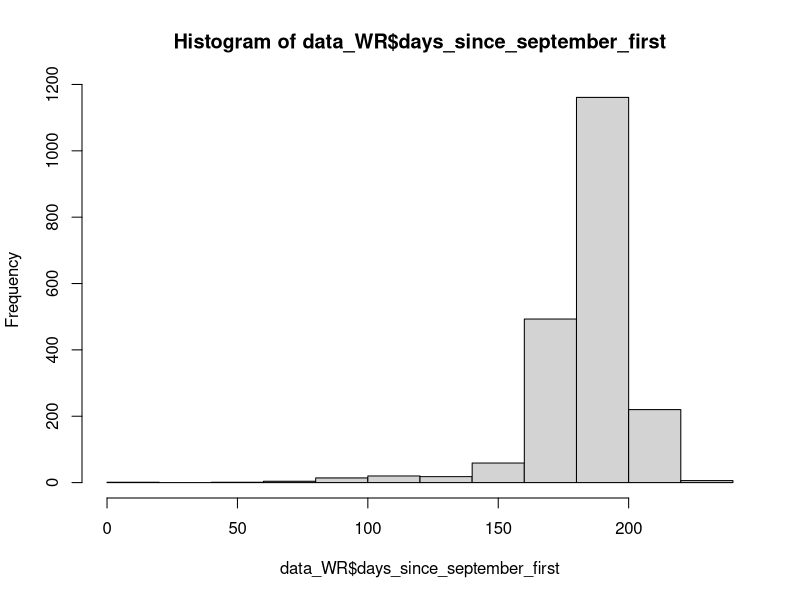

Write R code to recreate this figure. (Note: this script raises an error after producing the figure.)
setwd("~/GitHub/2023_OMR_PA_Salmon_Genetics")

library(tidyverse)
library(lubridate)

data_WR<-read_csv("output/Paired_Genetic_Data_Loss_Comparison_2023-01-17.csv")

str(data_WR)

data_WR <- data_WR %>% mutate(september_year = ifelse(month(SampleDate)>8,year(SampleDate),year(SampleDate)-1)) %>%
  mutate(september_first_last_year = as.Date(paste(september_year, "09", "01", sep = "-"))) %>%
  mutate(days_since_september_first=as.numeric(SampleDate - september_first_last_year))

data_WR_sum<- data.frame(quantile = scales::percent(c(0, 0.05, 0.1, 0.9, 0.95, 1.0)),
            date = quantile(data_WR$days_since_september_first, c(0, 0.05, 0.1, 0.9, 0.95, 1.0), type=1)) 

hist(data_WR$days_since_september_first)

new_data <- data.frame(
  quantile = c("mean", "median"),
  date = c(round(mean(data_WR$days_since_september_first)), median(data_WR$days_since_september_first)),
  stringsAsFactors = FALSE
)


# Add new rows using rbind
data_WR_sum_new <- rbind(data_WR_sum, new_data)

# Change to date

# Define September 1st of the previous year
september_first_2022 <- as.Date(paste("2022", "09", "01", sep = "-"))


# Convert the days back to month and day
data_WR_sum_new$new_date <- september_first_2022 + data_WR_sum_new$date

# Get the month and day
month_day <- format(new_date, "%B %d")